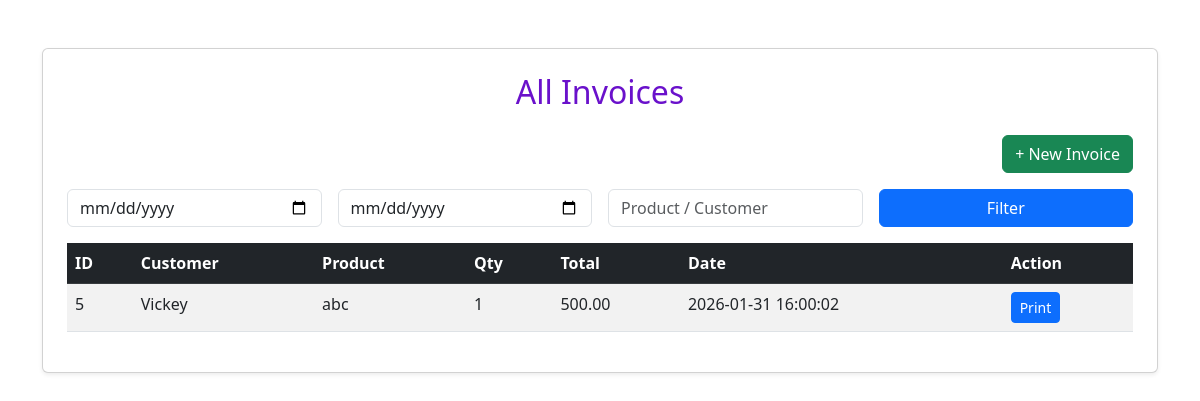
/invoices.php, run on the app's committed database.
### tables this page shows
CREATE TABLE `sales` (
  `id` int(11) NOT NULL,
  `customer_id` int(11) DEFAULT NULL,
  `product_id` int(11) DEFAULT NULL,
  `quantity` int(11) DEFAULT NULL,
  `total` decimal(10,2) DEFAULT NULL,
  `date` timestamp NOT NULL DEFAULT current_timestamp()
);

CREATE TABLE `customers` (
  `id` int(11) NOT NULL,
  `name` varchar(100) DEFAULT NULL,
  `phone` varchar(20) DEFAULT NULL
);

CREATE TABLE `products` (
  `id` int(11) NOT NULL,
  `name` varchar(100) DEFAULT NULL,
  `price` decimal(10,2) DEFAULT NULL,
  `quantity` int(11) DEFAULT NULL
);

### invoices.php (the view, shortened to what this page needs)
<?php include "db.php"; ?>
<!DOCTYPE html>
<html>
<head>
<link rel="stylesheet" href="https://cdn.jsdelivr.net/npm/bootstrap@5.3.0/dist/css/bootstrap.min.css">
</head>
<body>
<div class="container mt-5">
    <div class="card p-4 shadow-sm">
        <h2 class="text-center mb-4" style="color:#6a11cb;">All Invoices</h2>
        <div class="text-end mb-3">
            <a href="create_invoice.php" class="btn btn-success">+ New Invoice</a>
        </div>
        <form method="GET" class="row g-3 mb-3">
            <div class="col-md-3"><input type="date" name="from" class="form-control" placeholder="From"></div>
            <div class="col-md-3"><input type="date" name="to" class="form-control" placeholder="To"></div>
            <div class="col-md-3"><input type="text" name="search" class="form-control" placeholder="Product / Customer"></div>
            <div class="col-md-3"><button class="btn btn-primary w-100">Filter</button></div>
        </form>
        <table class="table table-striped table-hover">
            <thead class="table-dark">
                <tr><th>ID</th><th>Customer</th><th>Product</th><th>Qty</th><th>Total</th><th>Date</th><th>Action</th></tr>
            </thead>
            <tbody>
            <?php
            $where="1";
            $res=mysqli_query($conn,"SELECT s.id,s.quantity,s.total,s.date,p.name AS product_name,c.name AS customer_name FROM sales s JOIN products p ON s.product_id=p.id JOIN customers c ON s.customer_id=c.id WHERE $where ORDER BY s.date DESC");
            while($r=mysqli_fetch_assoc($res)){
                echo "<tr>
                    <td>{$r['id']}</td>
                    <td>{$r['customer_name']}</td>
                    <td>{$r['product_name']}</td>
                    <td>{$r['quantity']}</td>
                    <td>{$r['total']}</td>
                    <td>{$r['date']}</td>
                    <td><a href='print_invoice.php?id={$r['id']}' target='_blank' class='btn btn-sm btn-primary'>Print</a></td>
                </tr>";
            }
            ?>
            </tbody>
        </table>
    </div>
</div>
</body>
</html>

### data on the page
sales: id "5", customer.name "Vickey", product.name "abc", quantity "1", total "500.00", date "2026-01-31 16:00:02"
